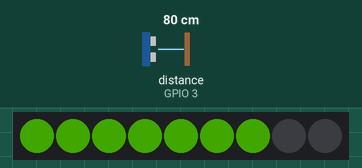
This program was run on a simulated ESP32-S3. On the bench: 9 RGB LEDs in strip order, left to right. Wiring (inferred from the names in the program): ultrasonic range finder: trigger GPIO 3; echo GPIO 3. The test bench sets the inputs (shaded band); at power-on: distance to the obstacle (sensor on GPIO 3) 80 cm. The echo pulse lasts 58.3 µs per cm; dim RGB values are drawn brighter than linear; what the program prints to the serial monitor is not drawn.

Above: at 3.2 s.
3.3 s: distance to the obstacle (sensor on GPIO 3) set to 2 cm
At 4.0 s:
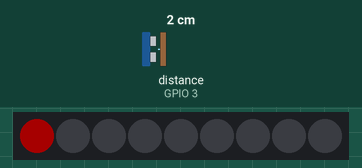
5.0 s: distance to the obstacle (sensor on GPIO 3) set to 35 cm
At 6.2 s:
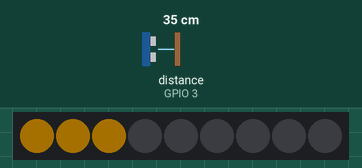
6.7 s: distance to the obstacle (sensor on GPIO 3) set to 60 cm
At 7.3 s:
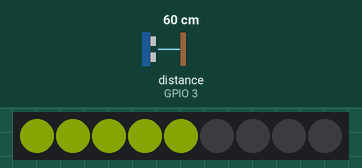
8.4 s: distance to the obstacle (sensor on GPIO 3) set to 120 cm
At 9.3 s:
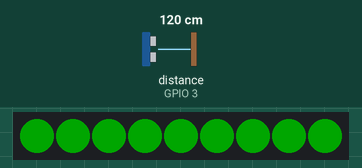
Timing chart, 0 to 11.1 s (numbered marks = the images above; inputs shaded):
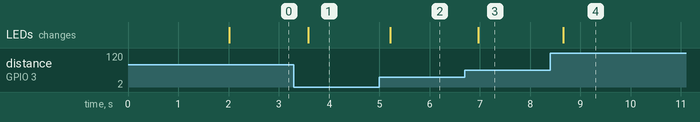

The program:

main.cpp
```cpp
#include <Adafruit_NeoPixel.h>
#include "pins.h"

Adafruit_NeoPixel strip(NUM_LEDS, RGB_PIN, NEO_GRB + NEO_KHZ800);

// 距离映射范围（cm）
#define MIN_DIST 2.0
#define MAX_DIST 100.0

// 5 次中值滤波
#define SAMPLE_COUNT 5

float samples[SAMPLE_COUNT];
int sampleIdx = 0;

// 读取超声波距离（SIG 单线模式）
float readUltrasonic() {
  pinMode(ULTRASONIC_PIN, OUTPUT);
  digitalWrite(ULTRASONIC_PIN, LOW);
  delayMicroseconds(2);
  digitalWrite(ULTRASONIC_PIN, HIGH);
  delayMicroseconds(10);
  digitalWrite(ULTRASONIC_PIN, LOW);

  pinMode(ULTRASONIC_PIN, INPUT);
  long duration = pulseIn(ULTRASONIC_PIN, HIGH, 30000);

  if (duration == 0) return -1;
  return duration / 58.0;
}

// 中值滤波
float getFilteredDistance() {
  samples[sampleIdx] = readUltrasonic();
  sampleIdx = (sampleIdx + 1) % SAMPLE_COUNT;

  float sorted[SAMPLE_COUNT];
  int validCount = 0;
  for (int i = 0; i < SAMPLE_COUNT; i++) {
    if (samples[i] > 0) {
      sorted[validCount++] = samples[i];
    }
  }

  if (validCount == 0) return -1;

  // 简单冒泡排序
  for (int i = 0; i < validCount - 1; i++) {
    for (int j = i + 1; j < validCount; j++) {
      if (sorted[j] < sorted[i]) {
        float tmp = sorted[i];
        sorted[i] = sorted[j];
        sorted[j] = tmp;
      }
    }
  }

  return sorted[validCount / 2];
}

// 距离映射到颜色：近=红 → 中=黄 → 远=绿
uint32_t distanceToColor(float dist) {
  float ratio = constrain((dist - MIN_DIST) / (MAX_DIST - MIN_DIST), 0.0, 1.0);

  uint8_t r, g, b;
  if (ratio < 0.5) {
    // 近(红) → 中(黄)
    float t = ratio * 2.0;
    r = 255;
    g = (uint8_t)(255 * t);
    b = 0;
  } else {
    // 中(黄) → 远(绿)
    float t = (ratio - 0.5) * 2.0;
    r = (uint8_t)(255 * (1.0 - t));
    g = 255;
    b = 0;
  }

  return strip.Color(r, g, b);
}

// 点亮 LED 数量随距离变化：越近灯越少，越远灯越多
void displayDistance(float dist) {
  strip.clear();

  if (dist < 0) {
    // 无回波，全部灯灭
    strip.show();
    return;
  }

  float ratio = constrain((dist - MIN_DIST) / (MAX_DIST - MIN_DIST), 0.0, 1.0);
  int litCount = map((int)(ratio * 100), 0, 100, 1, NUM_LEDS);
  uint32_t color = distanceToColor(dist);

  for (int i = 0; i < litCount; i++) {
    strip.setPixelColor(i, color);
  }
  strip.show();
}

void setup() {
  Serial.begin(115200);
  delay(2000);

  strip.begin();
  strip.setBrightness(BRIGHTNESS);
  strip.clear();
  strip.show();

  // 初始化采样数组
  for (int i = 0; i < SAMPLE_COUNT; i++) {
    samples[i] = -1;
  }

  Serial.println("超声波距离 → RGB 灯映射 (接口3 GPIO3)");
  Serial.println("近=红色(1灯) → 中=黄色(5灯) → 远=绿色(9灯)");
}

void loop() {
  float dist = getFilteredDistance();

  if (dist > 0) {
    Serial.printf("距离: %.1f cm\n", dist);
  } else {
    Serial.println("距离: --- (无回波)");
  }

  displayDistance(dist);
  delay(100);
}
```

pins.h
```cpp
#ifndef PINS_H
#define PINS_H

// 超声波传感器 - 接口3 GPIO3，SIG 单线模式
#define ULTRASONIC_PIN 3

// RGB LED 矩阵 - WS2812 x 9
#define RGB_PIN     33
#define NUM_LEDS    9
#define BRIGHTNESS  40

#endif
```

Measured:
- after the input at 3.3 s, the LEDs: change after 0.29 s (image 1)
- after the input at 5.0 s, the LEDs: change after 0.21 s (image 2)
- after the input at 6.7 s, the LEDs: change after 0.27 s (image 3)
- after the input at 8.4 s, the LEDs: change after 0.26 s (image 4)
